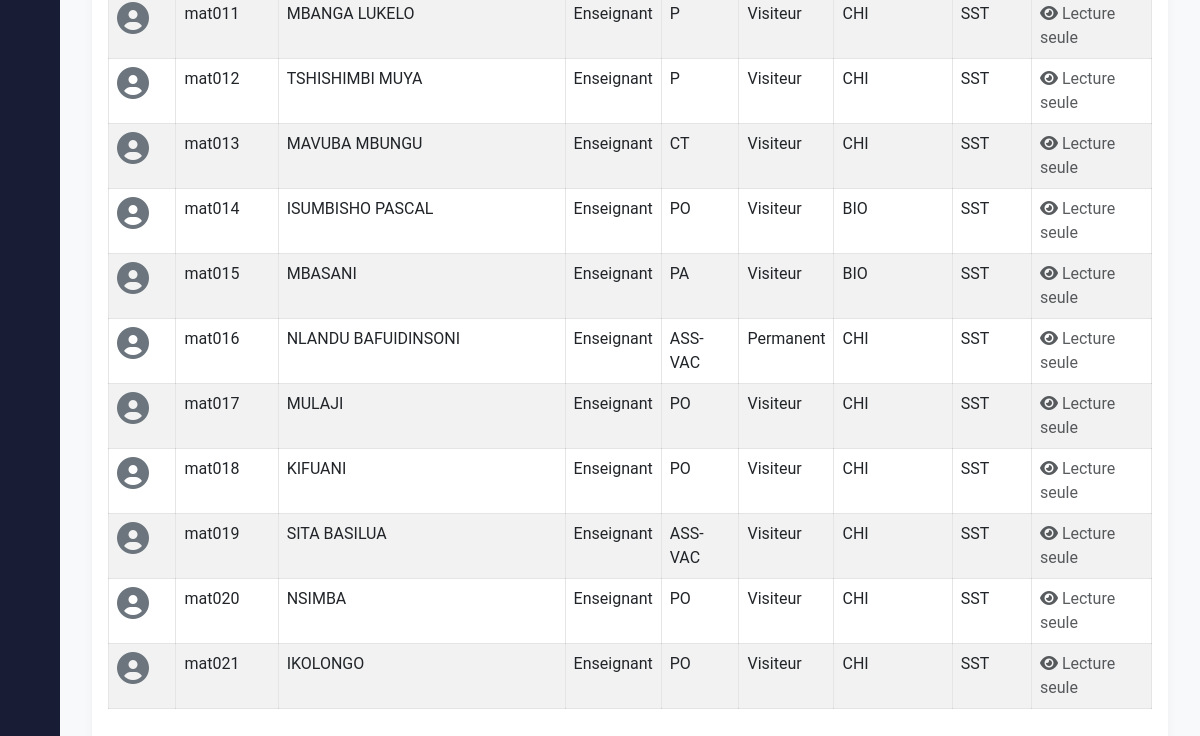
The page /teachers/ (lower part) on the database as committed earlier.
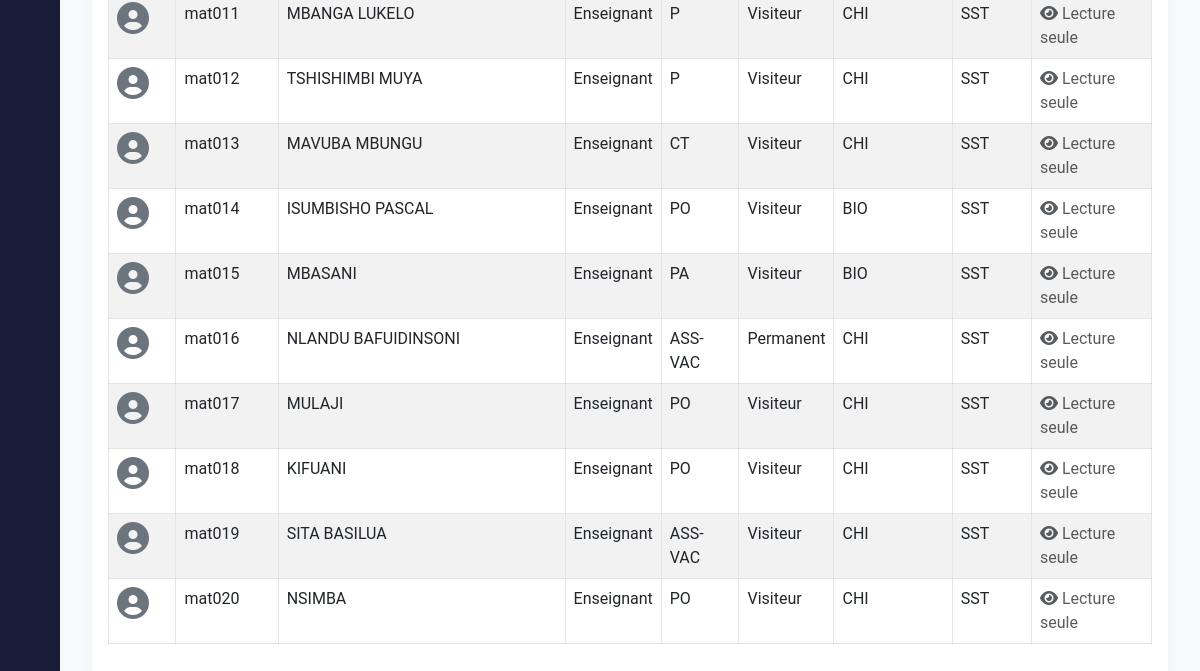
The same page on the database as committed later.
### teachers/models.py (models this page shows, shortened)
class Teacher(models.Model):
    organisation = models.ForeignKey('accounts.Organisation', on_delete=models.CASCADE, related_name='teachers', verbose_name='Organisation', null=True, blank=True)
    photo = models.ImageField(upload_to='teacher_photos/', null=True, blank=True)
    matricule = models.CharField(max_length=20, unique=True)
    nom_complet = models.CharField(max_length=100)
    fonction = models.CharField(max_length=50)
    grade = models.CharField(max_length=50, default='ASS1')
    section = models.CharField(max_length=50, null=True, blank=True)
    categorie = models.CharField(max_length=25)
    departement = models.CharField(max_length=50)

### teachers/views.py (the view, shortened to what this page needs)
# urls.py: path('', views.TeacherListView.as_view(), name='list'),
class TeacherListView(ListView):
    model = Teacher
    template_name = 'teachers/teacher_list.html'
    context_object_name = 'teachers'
    def get_queryset(self):
        from accounts.organisation_utils import filter_queryset_by_organisation
        queryset = Teacher.objects.all()
        queryset = filter_queryset_by_organisation(queryset, self.request.user, field_name='section')
        search_query = self.request.GET.get('search')
        return queryset
    def get_context_data(self, **kwargs):
        from accounts.organisation_utils import filter_queryset_by_organisation
        context = super().get_context_data(**kwargs)
        filtered_teachers = filter_queryset_by_organisation(Teacher.objects, self.request.user, field_name='section')
        context['total_teachers'] = filtered_teachers.count()
        grades = filtered_teachers.values_list('grade', flat=True).distinct()
        context['stats_by_grade'] = {grade: filtered_teachers.filter(grade=grade).count() for grade in grades}
        return context

### accounts/context_processors.py (called while the page is built, shortened)
def user_roles(request):
    return {
        'user_organisation': None,
        'is_org_user': False,
        'is_admin': False,
        'is_administrative_role': False,
        'is_gestionnaire': False,
        'is_section_role': False,
        'is_department_role': False,
        'is_enseignant': False,
        'is_etudiant': False,
        'is_personnel_admin': False,
        'can_access_reglage': False,
        'can_access_finance': False,
        'can_create_users': False,
        'can_delete_all': False,
        'can_view_department_data': lambda dept: False,
        'can_view_section_data': lambda section: False,
        'user_roles': [],
        'user_department': None,
        'user_section': None,
        'user_section_designation': None,
    }

### accounts/organisation_utils.py (called while the page is built, shortened)
def get_user_organisation(user):
    if not user.is_authenticated:
        return None
    if user.is_superuser:
        return None
    if hasattr(user, 'profile') and user.profile.organisation:
        return user.profile.organisation
    return None

def filter_queryset_by_organisation(queryset, user, field_name='organisation'):
    organisation = get_user_organisation(user)
    return queryset

### teachers/templates/teachers/teacher_list.html (shortened to what this page needs)
{% extends 'base.html' %}
{% load static %}
{% block content %}
<div class="container mt-4">
            <div class="card">
                <div class="card-body">
                    <div class="table-responsive">
                        <table class="table table-striped table-bordered table-responsive-cards">
                            <tbody>
                                {% for teacher in teachers %}
                                <tr>
                                    <td data-label="Photo">
                                        {% if teacher.photo %}
                                        <img src="{{ teacher.photo.url }}" alt="Photo" class="rounded-circle" style="width: 50px; height: 50px; object-fit: cover;">
                                        {% else %}
                                        <i class="fas fa-user-circle fa-2x text-secondary"></i>
                                        {% endif %}
                                    </td>
                                    <td data-label="Matricule">{{ teacher.matricule }}</td>
                                    <td data-label="Nom complet">{{ teacher.nom_complet }}</td>
                                    <td data-label="Fonction">{{ teacher.fonction}}</td>
                                    <td data-label="Grade">{{ teacher.grade}}</td>
                                    <td data-label="Catégorie">{{ teacher.categorie}}</td>
                                    <td data-label="Département">{{ teacher.departement}}</td>
                                    <td data-label="Section">{{ teacher.section }}</td>
                                    <td data-label="Actions">
                                        {% if can_edit_courses_teachers %}
                                        <div class="btn-group">
                                            <a href="{% url 'teachers:update' teacher.pk %}" class="btn btn-sm btn-primary me-2">
                                                <i class="fas fa-edit"></i>
                                            </a>
                                            {% if not is_org_user %}
                                            <a href="{% url 'teachers:delete' teacher.pk %}" class="btn btn-sm btn-danger">
                                                <i class="fas fa-trash"></i>
                                            </a>
                                            {% endif %}
                                        </div>
                                        {% else %}
                                        <span class="text-muted"><i class="fas fa-eye"></i> Lecture seule</span>
                                        {% endif %}
                                    </td>
                                </tr>
                                {% empty %}
                                <tr>
                                    <td colspan="8" class="text-center">Aucun enseignant trouvé</td>
                                </tr>
                                {% endfor %}
                            </tbody>
                        </table>
                    </div>
                </div>
            </div>
        </div>
    </div>
{% endblock %}

Rows that differ between the two databases and show on the page:
removed Teacher: matricule "mat021", nom_complet "IKOLONGO", fonction "Enseignant", grade "PO", categorie "Visiteur", departement "CHI", section "SST"
